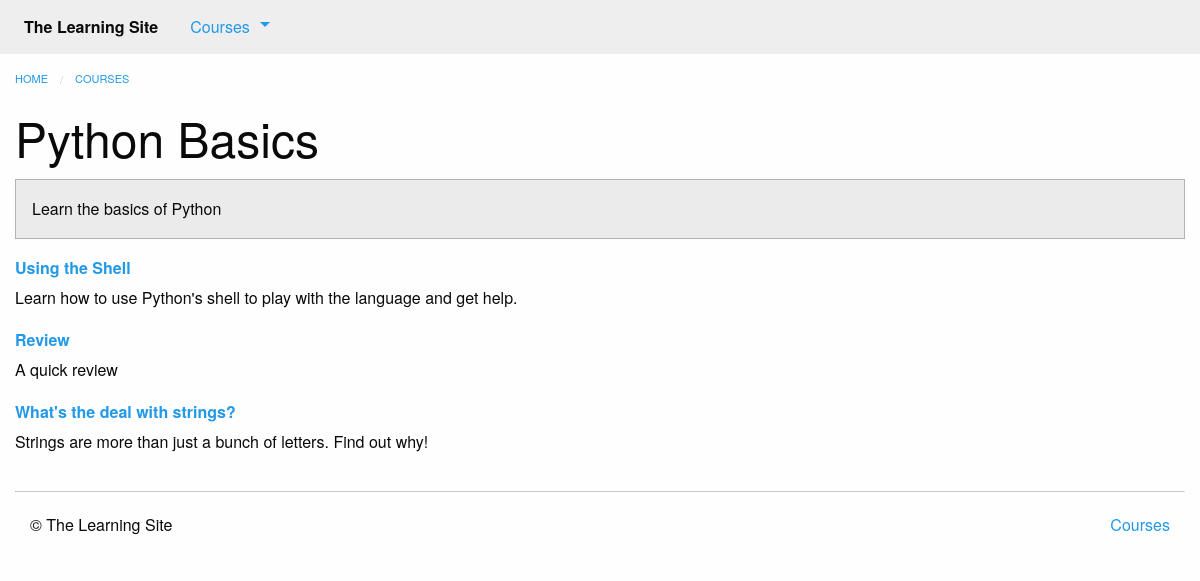
Before: /courses/1/ with the older database file.
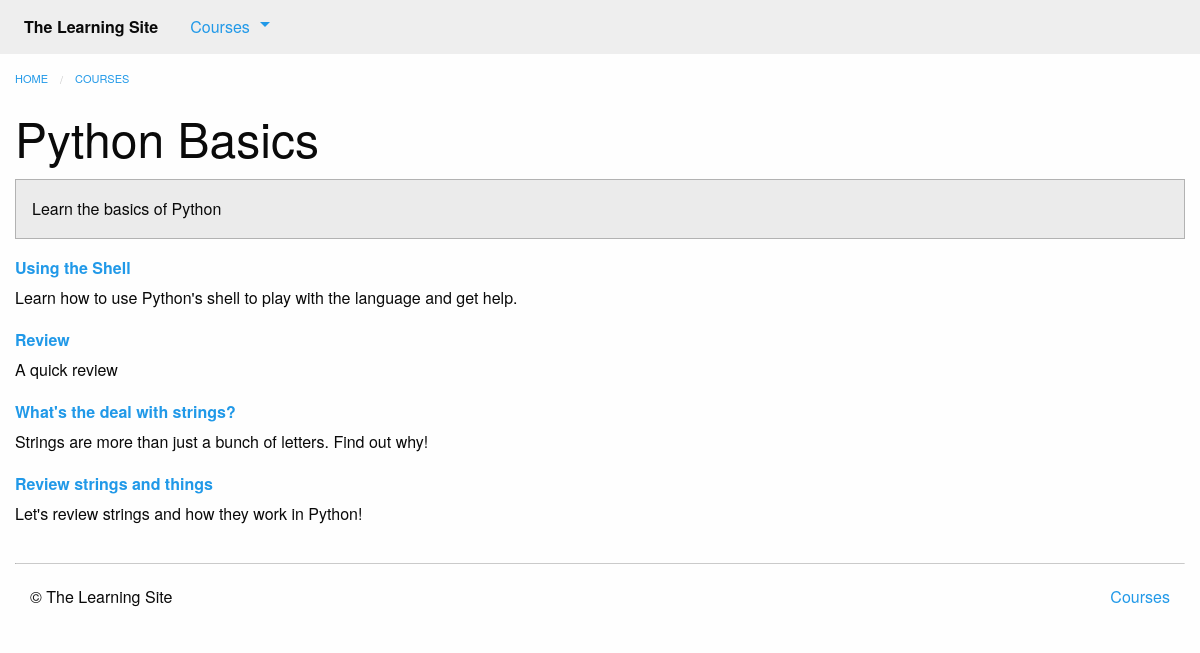
After: the same page with the newer database file.
### courses/models.py (models this page shows, shortened)
class Step(models.Model):
    title = models.CharField(max_length=255)
    description = models.TextField()
    order = models.IntegerField(default=0)
    course = models.ForeignKey(Course)
    class Meta:
        abstract = True
        ordering = ['order',]

class Text(Step):
    content = models.TextField(blank=True, default='')
    def get_absolute_url(self):
        return reverse('courses:text', kwargs={
                'course_pk': self.course_id,
                'step_pk': self.id
            })

class Quiz(Step):
    total_questions = models.IntegerField(default=4)
    class Meta:
        verbose_name_plural = "Quizzes"
    def get_absolute_url(self):
        return reverse('courses:quiz', kwargs={
                'course_pk': self.course_id,
                'step_pk': self.id
            })

### courses/views.py (the view)
# urls.py: url(r'(?P<pk>\d+)/$', views.course_detail, name='detail'),
def course_detail(request, pk):
    course = get_object_or_404(models.Course, pk=pk)
    steps = sorted(chain(course.text_set.all(), course.quiz_set.all()),
                   key=lambda step: step.order)
    return render(request, 'courses/course_detail.html', {
            'course': course,
            'steps': steps
        })

### courses/templatetags/course_extras.py (called while the page is built)
@register.inclusion_tag('courses/course_nav.html')
def nav_courses_list():
    courses = Course.objects.all()[:5]
    return {'courses': courses}

@register.filter('markdown_to_html')
def markdown_to_html(markdown_text):
    html_body = markdown2.markdown(markdown_text)
    return mark_safe(html_body)

### courses/templates/courses/course_detail.html (shortened to what this page needs)
{% extends "courses/layout.html" %}
{% load course_extras %}
{% block content %}
    <div class="row columns">
        {{ block.super }}
        <article>
            <h1 class="">{{ course.title }}</h1>
            <div class="callout secondary">
                {{ course.description|markdown_to_html }}
            </div>
            <dl>
                {% for step in steps %}
                    <dt>
                        <a href="{{ step.get_absolute_url }}">{{ step.title }}</a>
                    </dt>
                    <dd>{{ step.description|markdown_to_html }}</dd>
                {% endfor %}
            </dl>
        </article>
    </div>
{% endblock %}

Changed rows visible on the page:
added Quiz: title "Review strings and things", description "Let's review strings and how they work in Python!"
